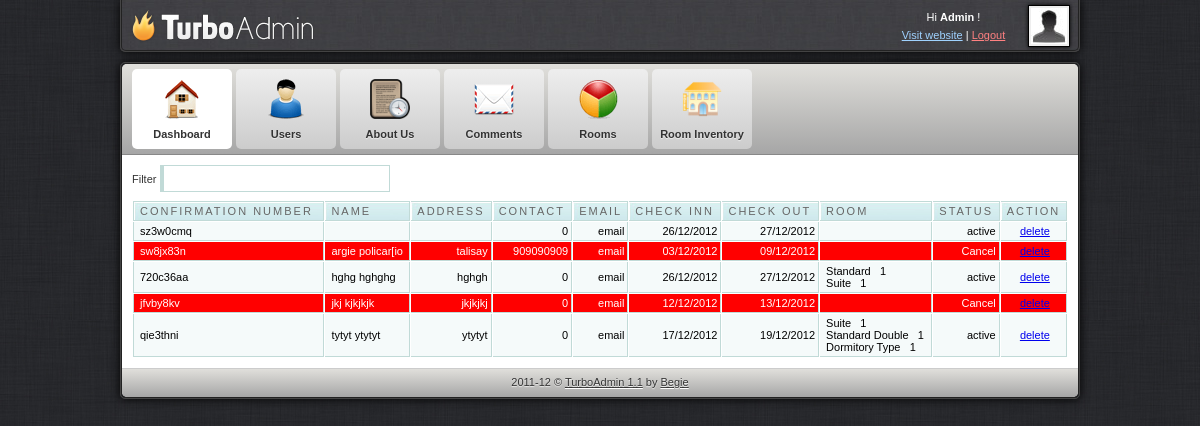
Screenshot of /admin/dashboard.php (signed in) with the database file from the repository.
### tables this page shows
CREATE TABLE IF NOT EXISTS `reservation` (
  `reservation_id` int(11) NOT NULL AUTO_INCREMENT,
  `firstname` varchar(30) NOT NULL,
  `lastname` varchar(30) NOT NULL,
  `city` varchar(30) NOT NULL,
  `address` varchar(30) NOT NULL,
  `country` varchar(30) NOT NULL,
  `email` varchar(50) NOT NULL,
  `contact` int(20) NOT NULL,
  `arrival` varchar(30) NOT NULL,
  `departure` varchar(30) NOT NULL,
  `result` int(11) NOT NULL,
  `payable` int(11) NOT NULL,
  `status` varchar(10) NOT NULL,
  `confirmation` varchar(20) NOT NULL,
  PRIMARY KEY (`reservation_id`)
);

CREATE TABLE IF NOT EXISTS `internet_shop` (
  `id` int(6) NOT NULL AUTO_INCREMENT,
  `img` varchar(32) NOT NULL DEFAULT '',
  `name` varchar(64) NOT NULL DEFAULT '',
  `description` text NOT NULL,
  `price` double NOT NULL DEFAULT '0',
  `room_number` varchar(30) NOT NULL,
  PRIMARY KEY (`id`),
  UNIQUE KEY `img` (`img`)
);

CREATE TABLE IF NOT EXISTS `rooinventory` (
  `id` int(11) NOT NULL AUTO_INCREMENT,
  `room` int(11) NOT NULL,
  `qty` int(11) NOT NULL,
  `arrival` varchar(30) NOT NULL,
  `departure` varchar(30) NOT NULL,
  `status` varchar(30) NOT NULL,
  `confirmation` varchar(30) NOT NULL,
  PRIMARY KEY (`id`)
);

### admin/dashboard.php (the view, shortened to what this page needs)
<html>
<head>
<link href="css/style.css" rel="stylesheet" type="text/css" />
<link rel="stylesheet" href="febe/style.css" type="text/css" media="screen" charset="utf-8">
</head>
<body>
	<div id="container">
		<div id="adminbar-outer" class="radius-bottom">
			<div id="adminbar" class="radius-bottom">
				<a id="logo" href="dashboard.php"></a>
				<div id="details">
					<a class="avatar" href="javascript: void(0)">
					<img width="36" height="36" alt="avatar" src="img/avatar.jpg">
					</a>
					<div class="tcenter">
					Hi
					<strong>Admin</strong>
					!
					<br>
					<a class="alight" href="javascript: void(0)">Visit website</a>
					|
					<a class="alightred" href="../index.php">Logout</a>
					</div>
				</div>
			</div>
		</div>
		<div id="panel-outer" class="radius" style="opacity: 1;">
			<div id="panel" class="radius">
				<ul class="radius-top clearfix" id="main-menu">
					<li>
						<a class="active" href="dashboard.php">
							<img alt="Dashboard" src="img/m-dashboard.png">
							<span>Dashboard</span>
						</a>
					</li>
					<li>
						<a href="user.php">
							<img alt="Users" src="img/m-users.png">
							<span>Users</span>
							<span class="submenu-arrow"></span>
						</a>
					</li>
					<li>
						<a href="aboutus.php">
							<img alt="Articles" src="img/m-articles.png">
							<span>About Us</span>
							<span class="submenu-arrow"></span>
						</a>
					</li>
					<li>
						<a href="message.php">
							<img alt="Newsletter" src="img/m-newsletter.png">
							<span>Comments</span>
						</a>
					</li>
					<li>
						<a href="rooms.php">
							<img alt="Statistics" src="img/m-statistics.png">
							<span>Rooms</span>
						</a>
					</li>
					<li>
						<a href="roominventory.php">
							<img alt="Custom" src="img/m-custom.png">
							<span>Room Inventory</span>
						</a>
					</li>
				</ul>
				<div id="content" class="clearfix">
					<label for="filter">Filter</label> <input type="text" name="filter" value="" id="filter" />
					<table cellpadding="1" cellspacing="1" id="resultTable">
						<thead>
							<tr>
								<th  style="border-left: 1px solid #C1DAD7"> Confirmation Number </th>
								<th> Name </th>
								<th> Address </th>
								<th> Contact </th>
								<th> Email </th>
								<th> Check Inn </th>
								<th> Check Out </th>
								<th> Room </th>
								<th> Status </th>
								<th> Action </th>
							</tr>
						</thead>
						<tbody>
						<?php
							$result = mysql_query("SELECT * FROM reservation ORDER BY firstname ASC");
							while($row = mysql_fetch_array($result))
								{
									echo '<tr class="record" id="'.$row['status'].'">';
									echo '<td style="border-left: 1px solid #C1DAD7;">'.$row['confirmation'].'</td>';
									echo '<td>'.$row['firstname'].' '.$row['lastname'].'</td>';
									echo '<td><div align="right">'.$row['address'].'</div></td>';
									echo '<td><div align="right">'.$row['contact'].'</div></td>';
									echo '<td><div align="right">'.$row['email'].'</div></td>';
									echo '<td><div align="right">'.$row['arrival'].'</div></td>';
									echo '<td><div align="right">'.$row['departure'].'</div></td>';
									echo '<td><div align="left">';
									$rrr=$row['confirmation'];
									$results = mysql_query("SELECT * FROM rooinventory where confirmation='$rrr'");
									while($row1 = mysql_fetch_array($results))
										{
										$roomid=$row1['room'];
										$resulta = mysql_query("SELECT * FROM internet_shop where id='$roomid'");
											while($rowa = mysql_fetch_array($resulta))
												{
												echo $rowa['name'];
												}
										echo '&nbsp;&nbsp;&nbsp;'.$row1['qty'].'<br>';
										}
									echo '</div></td>';
									echo '<td><div align="right">'.$row['status'].'</div></td>';
									echo '<td><div align="center"><a href="#" id="'.$row['confirmation'].'" class="delbutton" title="Click To Delete">delete</a></div></td>';
									echo '</tr>';
								}
							?>
						</tbody>
					</table>
				</div>
				<div id="footer" class="radius-bottom">
					2011-12 ©
					<a class="afooter-link" href="">TurboAdmin 1.1</a>
					by
					<a class="afooter-link" href="">Begie</a>
				</div>
			</div>
		</div>
	</div>
</body>
</html>

### admin/css/style.css (style rules this page uses)
html, body { background: url("../img/bg.jpg") repeat scroll 0 0 #333333; color: #333333; font-family: Arial,Helvetica,sans-serif; font-size: 11px; line-height: 1.6; margin:0; }
#container { margin: 0 auto; width: 960px; }
#login-container-outer, #container #adminbar-outer, #container #panel-outer { border: 1px solid #444444; box-shadow: 0 0 10px #000000; }
#container #adminbar-outer { background: none repeat scroll 0 0 #403F44; border-top: medium none; margin: 0 0 10px; }
.radius-bottom { border-bottom-left-radius: 5px; border-bottom-right-radius: 5px; }
#login-container, #container #adminbar, #container #panel { border: 1px solid #222222; }
#container #adminbar { background: url("../img/alter-bg.jpg") repeat scroll left top transparent; border-top: medium none; height: 50px; }
.clearfix { clear:both; }
#container #adminbar a#logo { background: url("../img/logo.png") no-repeat scroll left top transparent; display: block; float: left; height: 50px; width: 200px; }
#container #adminbar #details { color: #FFFFFF; float: right; height: 34px; line-height: 18px; padding: 8px; width: 184px; }
#container #adminbar #details a.avatar { background-color: #EEEEEE; border: 1px solid #000000; box-shadow: 0 0 4px #000000; display: block; float: right; height: 36px; margin: -3px 0 0 7px; padding: 2px; width: 36px; }
.tcenter { text-align: center; }
a.alight { color: #9FD2FF; }
a.alightred { color: #FF8181; }
.radius { border-radius: 5px 5px 5px 5px; }
#container #panel ul#main-menu, #container #panel #footer, #login-extra { background-color: #D5D5D5; background-image: linear-gradient(#E0DFDB, #A6A6A6); }
ul#main-menu { border-bottom: 1px solid #888888; list-style: none outside none; margin: 0; padding: 0 10px; }
.radius-top { border-top-left-radius: 5px; border-top-right-radius: 5px; }
ul#main-menu li { float: left; margin: 5px 4px 5px 0; }
ul#main-menu li a.active { background: none repeat scroll 0 0 #FFFFFF; text-shadow: 0 1px 1px #FFFFFF; }
ul#main-menu li a { background: linear-gradient(#EEEEEE, #CCCCCC) repeat scroll 0 0 #EEEEEE; border-radius: 5px 5px 5px 5px; color: #333333; display: block; font-weight: bold; height: 80px; line-height: 1px; position: relative; text-align: center; text-shadow: 0 1px 1px #EEEEEE; width: 100px; text-decoration:none; }
ul#main-menu li a img { height: 40px; padding: 10px 15px 5px; width: 40px; }
ul#main-menu li a span { display: block; line-height: 20px; padding: 0 0 5px; }
#container #content { padding: 10px; background-color:#ffffff; }
#container #footer { border-top: 1px solid #CCCCCC; color: #333333; margin: 0; padding: 5px; text-align: center; text-shadow: 0 1px 1px #EEEEEE; }
a.afooter-link { color: #333333; text-shadow: 0 1px 1px #FFFFFF; }

### admin/febe/style.css (style rules this page uses)
#Cancel { background: none repeat scroll 0 0 red; color:#ffffff; }
#Active { background: none repeat scroll 0 0 #F5FAFA; }
#resultTable { background-color: white; margin-top: 8px; width: 100%; color:#000000; }
#resultTable th.sortable { background: url("bg_header.jpg") no-repeat scroll 0 0 #CAE8EA; border-bottom: 1px solid #C1DAD7; border-right: 1px solid #C1DAD7; border-top: 1px solid #C1DAD7; color: #4F6B72; font: normal 11px "Trebuchet MS",Verdana,Arial,Helvetica,sans-serif; letter-spacing: 2px; padding: 3px 3px 3px 6px; text-align: left; text-transform: uppercase; color: #666; cursor: pointer; text-decoration: none; }
#resultTable th { background: url("bg_header.jpg") no-repeat scroll 0 0 #CAE8EA; border-bottom: 1px solid #C1DAD7; border-right: 1px solid #C1DAD7; border-top: 1px solid #C1DAD7; color: #4F6B72; font: normal 11px "Trebuchet MS",Verdana,Arial,Helvetica,sans-serif; letter-spacing: 2px; padding: 3px 3px 3px 6px; text-align: left; text-transform: uppercase; color: #666; cursor: pointer; text-decoration: none; }
#resultTable td { border-bottom: 1px solid #C1DAD7; border-right: 1px solid #C1DAD7; padding: 3px 3px 3px 6px; font: normal 11px "Trebuchet MS",Verdana,Arial,Helvetica,sans-serif; }
#resultTable td.odd { font: normal 11px "Trebuchet MS",Verdana,Arial,Helvetica,sans-serif; }
#filter { width: 230px; border: 1px solid #C1DAD7; border-left: 4px solid #C1DAD7; padding:5px; background-image:url('../images/filter.gif'); background-repeat:no-repeat; background-position: 3px 5px; padding-left:20px; }
.clearfix { clear:both; }

### rows the page displays
reservation: confirmation "sz3w0cmq", contact "0", email "email", arrival "26/12/2012", departure "27/12/2012", status "active"
reservation: confirmation "sw8jx83n", firstname "argie", lastname "policar[io", address "talisay", contact "909090909", email "email", arrival "03/12/2012", departure "09/12/2012", status "Cancel"
reservation: confirmation "720c36aa", firstname "hghg", lastname "hghghg", address "hghgh", contact "0", email "email", arrival "26/12/2012", departure "27/12/2012", status "active"
rooinventory: qty "1"
internet_shop: name "Standard"
rooinventory: qty "1"
internet_shop: name "Suite"
reservation: confirmation "jfvby8kv", firstname "jkj", lastname "kjkjkjk", address "jkjkjkj", contact "0", email "email", arrival "12/12/2012", departure "13/12/2012", status "Cancel"
reservation: confirmation "qie3thni", firstname "tytyt", lastname "ytytyt", address "ytytyt", contact "0", email "email", arrival "17/12/2012", departure "19/12/2012", status "active"
rooinventory: qty "1"
rooinventory: qty "1"
internet_shop: name "Standard Double"
rooinventory: qty "1"
internet_shop: name "Dormitory Type"
